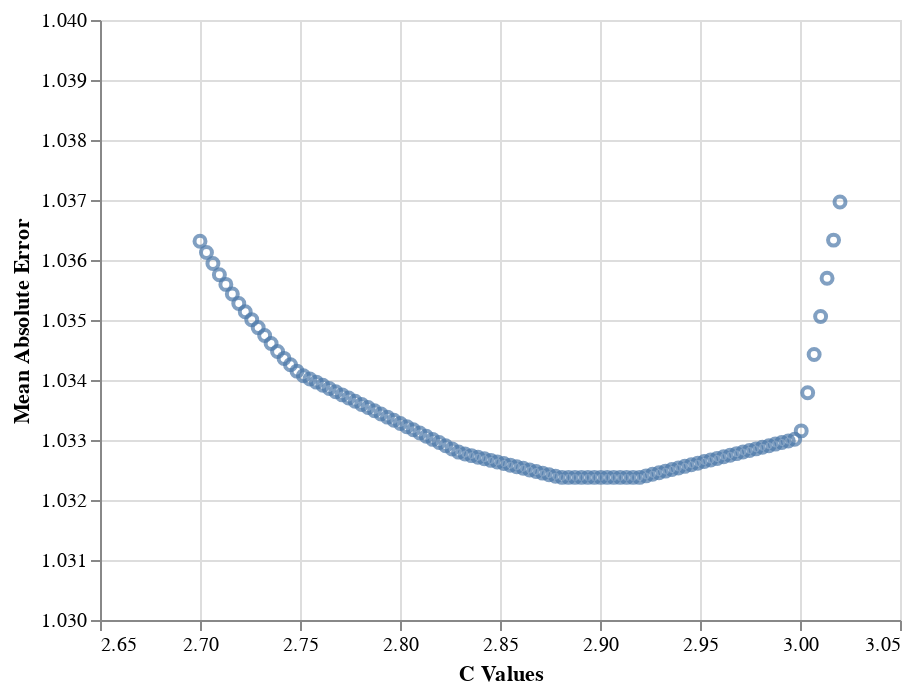

Notebook cell for this chart:
### Markdown cell above
<!--
BEGIN QUESTION
name: q5c
manual: true
-->
<!-- EXPORT TO PDF -->

### Code cell
c_values = np.linspace(2.7, 3.02, 100)

data = pd.DataFrame({'a': c_values, 'b': [mean_absolute_error(c, tips) for c in c_values]})
chart = alt.Chart(data)
chart.mark_point(clip=True).encode(x = alt.X('a', axis=alt.Axis(title = 'C Values'), scale = alt.Scale(domain = (2.65, 3.05))), 
                                   y = alt.Y('b', axis=alt.Axis(title = 'Mean Absolute Error'), scale = alt.Scale(domain = (1.03, 1.04))))

### Figure 1 — Vega-Lite specification as saved in the notebook (floating-point values rounded to 4 significant figures)
{"config": {"view": {"continuousWidth": 400, "continuousHeight": 300}}, "data": {"name": "data-f16d6f127a7a4f4c467c39efd056eaf5"}, "mark": {"type": "point", "clip": true}, "encoding": {"x": {"type": "quantitative", "axis": {"title": "C Values"}, "field": "a", "scale": {"domain": [2.65, 3.05]}}, "y": {"type": "quantitative", "axis": {"title": "Mean Absolute Error"}, "field": "b", "scale": {"domain": [1.03, 1.04]}}}, "$schema": "https://vega.github.io/schema/vega-lite/v4.8.1.json", "datasets": {"data-f16d6f127a7a4f4c467c39efd056eaf5": [{"a": 2.7, "b": 1.036}, {"a": 2.703, "b": 1.036}, {"a": 2.706, "b": 1.036}, {"a": 2.71, "b": 1.036}, {"a": 2.713, "b": 1.036}, {"a": 2.716, "b": 1.035}, {"a": 2.719, "b": 1.035}, {"a": 2.723, "b": 1.035}, {"a": 2.726, "b": 1.035}, {"a": 2.729, "b": 1.035}, {"a": 2.732, "b": 1.035}, {"a": 2.736, "b": 1.035}, {"a": 2.739, "b": 1.034}, {"a": 2.742, "b": 1.034}, {"a": 2.745, "b": 1.034}, {"a": 2.748, "b": 1.034}, {"a": 2.752, "b": 1.034}, {"a": 2.755, "b": 1.034}, {"a": 2.758, "b": 1.034}, {"a": 2.761, "b": 1.034}, {"a": 2.765, "b": 1.034}, {"a": 2.768, "b": 1.034}, {"a": 2.771, "b": 1.034}, {"a": 2.774, "b": 1.034}, {"a": 2.778, "b": 1.034}, {"a": 2.781, "b": 1.034}, {"a": 2.784, "b": 1.034}, {"a": 2.787, "b": 1.033}, {"a": 2.791, "b": 1.033}, {"a": 2.794, "b": 1.033}, {"a": 2.797, "b": 1.033}, {"a": 2.8, "b": 1.033}, {"a": 2.803, "b": 1.033}, {"a": 2.807, "b": 1.033}, {"a": 2.81, "b": 1.033}, {"a": 2.813, "b": 1.033}, {"a": 2.816, "b": 1.033}, {"a": 2.82, "b": 1.033}, {"a": 2.823, "b": 1.033}, {"a": 2.826, "b": 1.033}, {"a": 2.829, "b": 1.033}, {"a": 2.833, "b": 1.033}, {"a": 2.836, "b": 1.033}, {"a": 2.839, "b": 1.033}, {"a": 2.842, "b": 1.033}, {"a": 2.845, "b": 1.033}, {"a": 2.849, "b": 1.033}, {"a": 2.852, "b": 1.033}, {"a": 2.855, "b": 1.033}, {"a": 2.858, "b": 1.033}, {"a": 2.862, "b": 1.033}, {"a": 2.865, "b": 1.033}, {"a": 2.868, "b": 1.032}, {"a": 2.871, "b": 1.032}, {"a": 2.875, "b": 1.032}, {"a": 2.878, "b": 1.032}, {"a": 2.881, "b": 1.032}, {"a": 2.884, "b": 1.032}, {"a": 2.887, "b": 1.032}, {"a": 2.891, "b": 1.032}, {"a": 2.894, "b": 1.032}, {"a": 2.897, "b": 1.032}, {"a": 2.9, "b": 1.032}, {"a": 2.904, "b": 1.032}, {"a": 2.907, "b": 1.032}, {"a": 2.91, "b": 1.032}, {"a": 2.913, "b": 1.032}, {"a": 2.917, "b": 1.032}, {"a": 2.92, "b": 1.032}, {"a": 2.923, "b": 1.032}, {"a": 2.926, "b": 1.032}, {"a": 2.929, "b": 1.032}, {"a": 2.933, "b": 1.032}, {"a": 2.936, "b": 1.033}, {"a": 2.939, "b": 1.033}, {"a": 2.942, "b": 1.033}, {"a": 2.946, "b": 1.033}, {"a": 2.949, "b": 1.033}, {"a": 2.952, "b": 1.033}, {"a": 2.955, "b": 1.033}, {"a": 2.959, "b": 1.033}, {"a": 2.962, "b": 1.033}, {"a": 2.965, "b": 1.033}, {"a": 2.968, "b": 1.033}, {"a": 2.972, "b": 1.033}, {"a": 2.975, "b": 1.033}, {"a": 2.978, "b": 1.033}, {"a": 2.981, "b": 1.033}, {"a": 2.984, "b": 1.033}, {"a": 2.988, "b": 1.033}, {"a": 2.991, "b": 1.033}, {"a": 2.994, "b": 1.033}, {"a": 2.997, "b": 1.033}, {"a": 3.001, "b": 1.033}, {"a": 3.004, "b": 1.034}, {"a": 3.007, "b": 1.034}, {"a": 3.01, "b": 1.035}, {"a": 3.014, "b": 1.036}, {"a": 3.017, "b": 1.036}, {"a": 3.02, "b": 1.037}]}}
